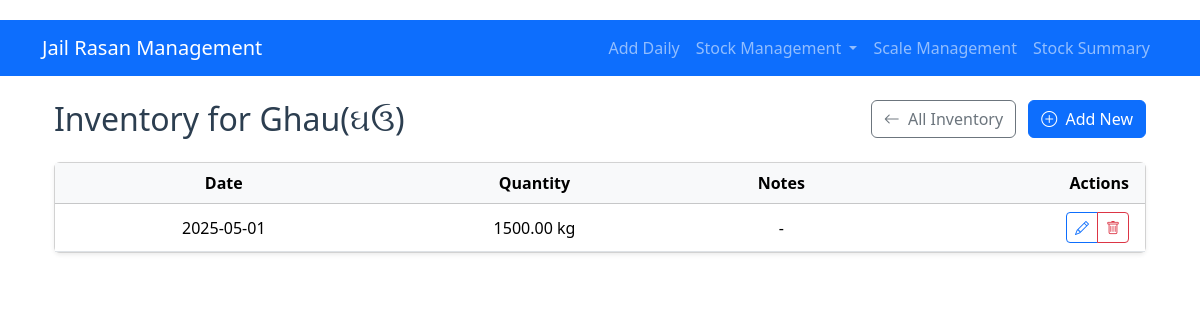
Page /stock_inventory/item/1 on the committed database.
### models.py (models this page shows, shortened)
class StockItem(db.Model):
    id = db.Column(db.Integer, primary_key=True)
    item_name = db.Column(db.String(100), nullable=False)
    description = db.Column(db.Text)
    unit = db.Column(db.String(20), nullable=False)  # kg, g, l, ml, etc.
    created_at = db.Column(db.DateTime, default=datetime.utcnow)

class StockInventory(db.Model):
    id = db.Column(db.Integer, primary_key=True)
    stock_item_id = db.Column(db.Integer, db.ForeignKey('stock_item.id'), nullable=False)
    quantity = db.Column(db.Float, nullable=False)
    date = db.Column(db.Date, nullable=False)
    notes = db.Column(db.Text)
    stock_item = db.relationship('StockItem', backref='inventory')

### app.py (the view)
@app.route('/stock_inventory/item/<int:item_id>')
def stock_inventory_by_item(item_id):
    item = StockItem.query.get_or_404(item_id)
    inventory = StockInventory.query.filter_by(stock_item_id=item_id)\
                   .order_by(StockInventory.date.desc())\
                   .all()
    return render_template('stock_inventory/list_by_item.html',
                         inventory=inventory,
                         item=item)

### templates/stock_inventory/list_by_item.html (shortened to what this page needs)
{% extends "base.html" %}
{% block content %}
<div class="container mt-4">
    <div class="d-flex justify-content-between align-items-center mb-4">
        <h2 class="mb-0">Inventory for {{ item.item_name }}</h2>
        <div>
            <a href="{{ url_for('stock_inventory') }}" class="btn btn-outline-secondary me-2">
                <i class="bi bi-arrow-left me-1"></i> All Inventory
            </a>
            <a href="{{ url_for('add_stock_inventory') }}" class="btn btn-primary">
                <i class="bi bi-plus-circle me-1"></i> Add New
            </a>
        </div>
    </div>
    <div class="card shadow-sm">
        <div class="card-body p-0">
            <div class="table-responsive">
                <table class="table table-hover align-middle mb-0">
                    <thead class="table-light">
                        <tr>
                            <th class="ps-3">Date</th>
                            <th>Quantity</th>
                            <th>Notes</th>
                            <th class="text-end pe-3">Actions</th>
                        </tr>
                    </thead>
                    <tbody>
                        {% for entry in inventory %}
                        <tr>
                            <td class="ps-3">{{ entry.date.strftime('%Y-%m-%d') }}</td>
                            <td>{{ "%.2f"|format(entry.quantity) }} {{ item.unit }}</td>
                            <td>{{ entry.notes or '-' }}</td>
                            <td class="text-end pe-3">
                                <div class="btn-group" role="group">
                                    <a href="{{ url_for('edit_stock_inventory', id=entry.id) }}"
                                       class="btn btn-sm btn-outline-primary"
                                       data-bs-toggle="tooltip" title="Edit">
                                        <i class="bi bi-pencil"></i>
                                    </a>
                                    <a href="{{ url_for('delete_stock_inventory', id=entry.id) }}"
                                       class="btn btn-sm btn-outline-danger"
                                       data-bs-toggle="tooltip" title="Delete"
                                       onclick="return confirm('Delete this entry?')">
                                        <i class="bi bi-trash"></i>
                                    </a>
                                </div>
                            </td>
                        </tr>
                        {% else %}
                        <tr>
                            <td colspan="4" class="text-center py-4 text-muted">
                                No inventory entries found for this item
                            </td>
                        </tr>
                        {% endfor %}
                    </tbody>
                </table>
            </div>
        </div>
    </div>
</div>
{% endblock %}

### static/style.css (style rules this page uses)
body { padding-top: 20px; padding-bottom: 20px; }
.table th, .table td { vertical-align: middle; text-align: center; }
h2, h4 { color: #2c3e50; }

### rows in the picture
StockItem: item_name "Ghau(ઘઉ)", unit "kg"
StockInventory: date "2025-05-01", quantity "1500.00", notes "-"
